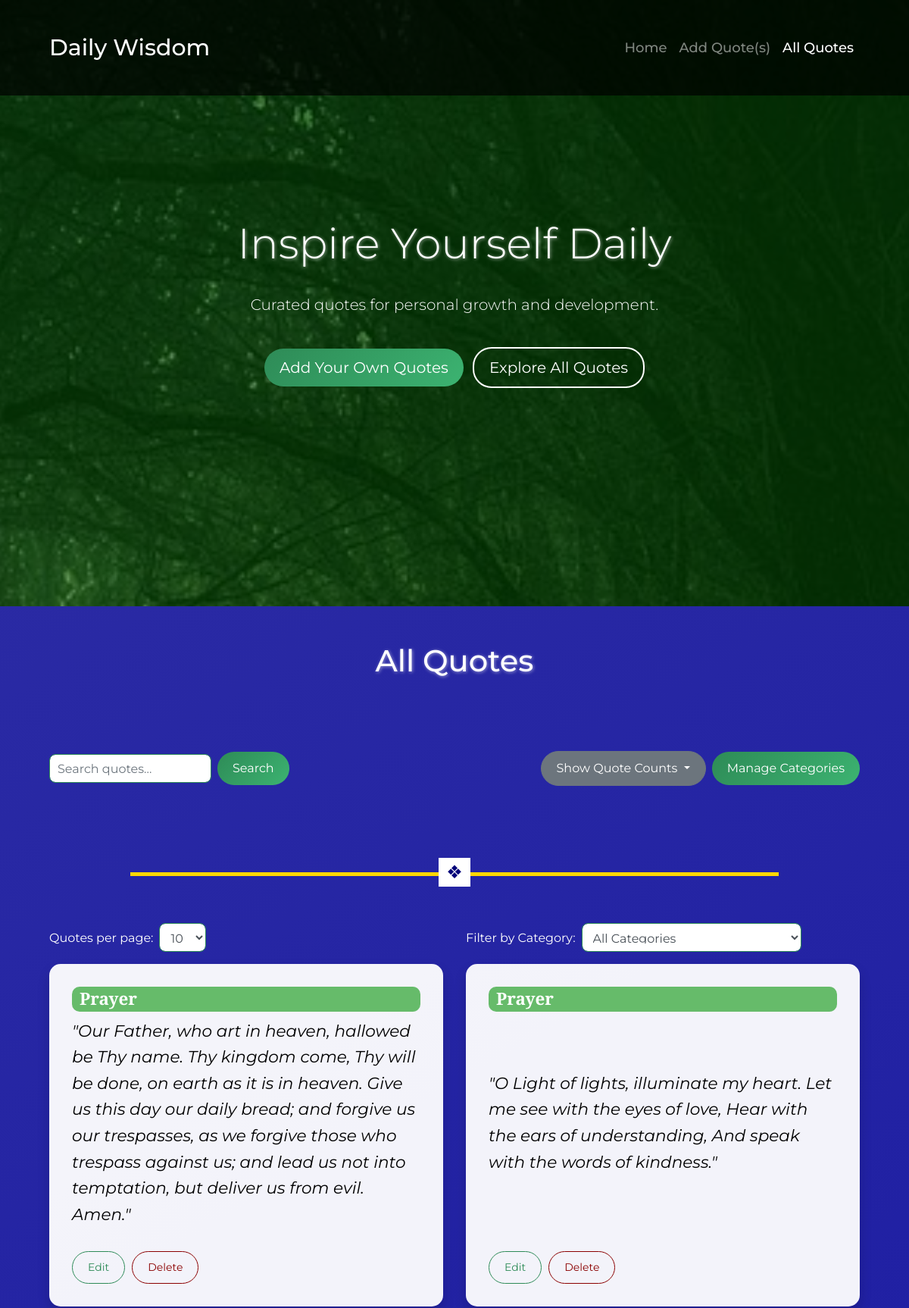
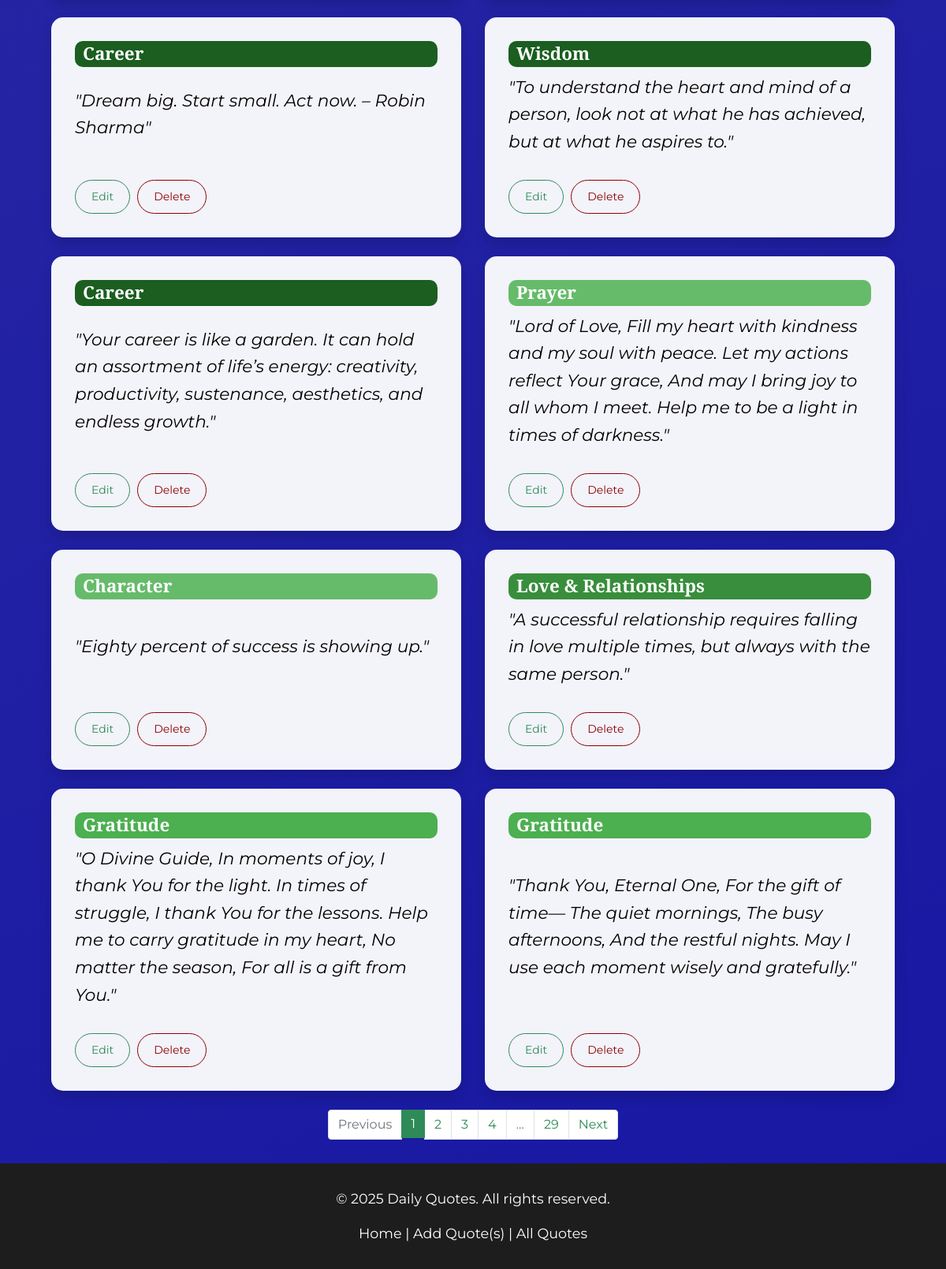
Screenshot of /all_quotes with the database file from the repository (2 pictures, top to bottom).
### tables this page shows
CREATE TABLE quotes (
            id INTEGER PRIMARY KEY AUTOINCREMENT,
            text TEXT NOT NULL
        , category TEXT NOT NULL DEFAULT 'Uncategorized');

### routes/quotes.py (the view)
@quotes_bp.route('/all_quotes')
def all_quotes():
    from flask import session
    import random
    per_page = request.args.get('per_page', 10, type=int)
    page = request.args.get('page', 1, type=int)
    category_filter = request.args.get('category', '', type=str)
    search_query = request.args.get('search', '').strip()  # NEW
    shuffle_flag = request.args.get('shuffle', '0')  # '0' by default
    old_category = session.get('random_category', None)
    old_search = session.get('random_search', None)  # store last known search in session
    if 'random_ids' not in session or old_category != category_filter or old_search != search_query:
        session.pop('random_ids', None)
        session['random_category'] = category_filter
        session['random_search'] = search_query
        conn = get_db_connection()
        where_clauses = []
        params = []
        if category_filter:
            where_clauses.append("category = ?")
            params.append(category_filter)
        if search_query:
            where_clauses.append("(text LIKE ? OR category LIKE ?)")
            params.append(f"%{search_query}%")
            params.append(f"%{search_query}%")
        where_sql = ""
        if where_clauses:
            where_sql = "WHERE " + " AND ".join(where_clauses)
        sql = f"SELECT id FROM quotes {where_sql}"
        rows = conn.execute(sql, params).fetchall()
        conn.close()
        quote_ids = [r['id'] for r in rows]
        random.shuffle(quote_ids)
        session['random_ids'] = quote_ids
    quote_ids = session['random_ids']
    total_quotes = len(quote_ids)
    total_pages = (total_quotes + per_page - 1) // per_page
    if page < 1:
        page = 1
    elif page > total_pages and total_pages > 0:
        page = total_pages
    start_idx = (page - 1) * per_page
    end_idx = start_idx + per_page
    page_ids = quote_ids[start_idx:end_idx]  # slice the current page's IDs
    if not page_ids:
        quotes = []
    else:
        placeholders = ','.join(['?'] * len(page_ids))
        conn = get_db_connection()
        rows = conn.execute(
            f"SELECT * FROM quotes WHERE id IN ({placeholders})",
            page_ids
        ).fetchall()
        conn.close()
        rows_dict = {row['id']: row for row in rows}
        quotes = [rows_dict[q_id] for q_id in page_ids if q_id in rows_dict]
    pages_to_show = []
    if total_pages <= 5:
        pages_to_show = list(range(1, total_pages + 1))
    else:
        pages_to_show.append(1)
        if page > 3:
            pages_to_show.append('...')
        if page <= 3:
            pages_to_show.extend([2, 3, 4])
        elif page >= total_pages - 2:
            pages_to_show.extend([total_pages - 3, total_pages - 2, total_pages - 1])
        else:
            pages_to_show.extend([page - 1, page, page + 1])
        if page < total_pages - 2:
            pages_to_show.append('...')
        pages_to_show.append(total_pages)
    pages_to_show = [x for i, x in enumerate(pages_to_show) if x not in pages_to_show[:i]]
    shades_of_green = [
        "#66bb6a",
        "#4caf50",
        "#388e3c",
        "#2e7d32",
        "#1b5e20",
        "#000000"
    ]
    conn = get_db_connection()
    categories = [
        row['name']
        for row in conn.execute('SELECT name FROM categories ORDER BY "order" ASC').fetchall()
    ]
    conn.close()
    return render_template(
        'all_quotes.html',
        quotes=quotes,
        page=page,
        per_page=per_page,
        total_pages=total_pages,
        categories=categories,
        category_filter=category_filter,
        search_query=search_query,  # pass to template
        shades_of_green=shades_of_green,
        pages_to_show=pages_to_show
    )

### __init__.py (called while the page is built)
def create_app():
    app = Flask(__name__)
    app.secret_key = secrets.token_hex(32)
    init_db()
    from routes.quotes import quotes_bp
    from routes.categories import categories_bp
    app.register_blueprint(quotes_bp)
    app.register_blueprint(categories_bp)
    @app.context_processor
    def inject_current_year():
        from datetime import datetime
        return {'current_year': datetime.utcnow().year}
    return app

### models.py (called while the page is built)
def get_db_connection():
    conn = sqlite3.connect('quotes.db')
    conn.row_factory = sqlite3.Row
    return conn

### templates/all_quotes.html (shortened to what this page needs)
{% extends 'base.html' %}
{% block content %}
<div class="all-quotes-container">
    <h1 class="my-5 mb-5 text-center">All Quotes</h1>
        <div class="d-flex justify-content-between align-items-center my-6">
            <form method="get" action="{{ url_for('quotes.all_quotes') }}" class="form-inline my-5">
            <input type="text" name="search" class="form-control mr-2" placeholder="Search quotes..."
                    value="{{ request.args.get('search', '') }}">
            <button type="submit" class="btn btn-primary mr-3">Search</button>
            </form>
            <div class="d-flex align-items-center">
                <div class="dropdown mr-2">
                  <button id="toggleCountsBtn" class="btn btn-secondary dropdown-toggle"
                          type="button" data-toggle="dropdown" aria-haspopup="true"
                          aria-expanded="false">
                    Show Quote Counts
                  </button>
                </div>
                <a href="{{ url_for('categories.manage_categories') }}" class="btn btn-primary">
                  Manage Categories
                </a>
              </div>
        </div>
        <div class="quote-divider-all-quotes my-5"></div>
        <div class="row mb-3">
        <div class="col-md-6">
            <form method="get" action="{{ url_for('quotes.all_quotes') }}" class="form-inline">
                <label for="per_page" class="mr-2">Quotes per page:</label>
                <select name="per_page" id="per_page" class="form-control mr-2" onchange="this.form.submit()">
                    <option value="10" {% if per_page == 10 %}selected{% endif %}>10</option>
                </select>
            </form>
        </div>
        <div class="col-md-6 text-right">
            <form method="get" action="{{ url_for('quotes.all_quotes') }}" class="form-inline">
                <label for="category_filter" class="mr-2">Filter by Category:</label>
                <select name="category" id="category_filter" class="form-control mr-2" onchange="this.form.submit()">
                    <option value="">All Categories</option>
                </select>
            </form>
        </div>
    </div>
    <div class="row">
        {% for quote in quotes %}
        {% set category_index = categories.index(quote['category']) if quote['category'] in categories else 0 %}            {% set color = shades_of_green[category_index % shades_of_green|length] %}
            {% set is_dark = (color == '#000000' or color == '#1b5e20') %}
            <div class="col-md-6 mb-4">
                <div class="card h-100">
                    <div class="card-body">
                        <span class="badge mb-2 category-badge {% if is_dark %}dark-background{% endif %}" style="background-color: {{ color }};">
                            {{ quote['category'] }}
                        </span>
                        <p class="card-text">"{{ quote['text'] }}"</p>
                        <div class="quote-actions mt-3">
                            <a href="{{ url_for('quotes.edit_quote', id=quote['id']) }}" class="btn btn-sm btn-outline-primary">Edit</a>
                            <form action="{{ url_for('quotes.delete_quote', id=quote['id']) }}" method="post" style="display:inline;" onsubmit="return confirmDelete();">
                                <button type="submit" class="btn btn-sm btn-outline-danger">Delete</button>
                            </form>
                        </div>
                    </div>
                </div>
            </div>
        {% endfor %}
    </div>
    <nav aria-label="Page navigation">
        <ul class="pagination justify-content-center">
            {% if page > 1 %}
                <li class="page-item">
                    <a class="page-link" href="{{ url_for('quotes.all_quotes', page=page-1, per_page=per_page, category=category_filter) }}">Previous</a>
                </li>
            {% else %}
                <li class="page-item disabled">
                    <span class="page-link">Previous</span>
                </li>
            {% endif %}
            {% for p in pages_to_show %}
                {% if p == '...' %}
                    <li class="page-item disabled"><span class="page-link">...</span></li>
                {% elif p == page %}
                    <li class="page-item active">
                        <span class="page-link">{{ p }}</span>
                    </li>
                {% else %}
                    <li class="page-item">
                        <a class="page-link" href="{{ url_for('quotes.all_quotes', page=p, per_page=per_page, category=category_filter) }}">{{ p }}</a>
                    </li>
                {% endif %}
            {% endfor %}
            {% if page < total_pages %}
                <li class="page-item">
                    <a class="page-link" href="{{ url_for('quotes.all_quotes', page=page+1, per_page=per_page, category=category_filter) }}">Next</a>
                </li>
            {% else %}
                <li class="page-item disabled">
                    <span class="page-link">Next</span>
                </li>
            {% endif %}
        </ul>
    </nav>
</div>
{% endblock %}

### static/styles.css (style rules this page uses)
h1 { margin-bottom: 30px; text-shadow: 1px 1px 4px rgba(255, 255, 255, 0.5); font-size: 2.5em; margin-bottom: 30px; color: #ffffff; }
.card { background-color: rgba(255, 255, 255, 0.95); border: 3px; border-radius: 15px; box-shadow: 0 8px 16px rgba(0, 0, 0, 0.15); transition: transform 0.3s ease, box-shadow 0.3s ease; display: flex; flex: 1; flex-direction: column; height: 100%; justify-content: space-between; opacity: 1; transition: opacity 0.5s ease-in; }
.card .card-text { font-size: 1.35rem; line-height: 1.6; font-style: italic; color: #000000; font-family: 'Montserrat', sans-serif; }
.card-body { display: flex; flex-direction: column; justify-content: space-between; height: 100%; padding: 30px; }
.card .badge { font-size: 1.4rem; padding: 5px 10px; background-color: #2e8b57; color: #fff; border-radius: 10px; display: inline-block; text-align: left; font-family: 'Playfair Display', serif; }
.card .btn-outline-primary { color: #2e8b57; border-color: #2e8b57; margin-right: 5px; transition: background-color 0.3s, color 0.3s; }
.card .btn-outline-danger { color: #8b0000; border-color: #8b0000; transition: background-color 0.3s, color 0.3s; }
.category-badge, .quote-text { opacity: 1; transition: opacity 0.5s ease-in; font-family: 'Montserrat', sans-serif; }
.btn { border-radius: 25px; padding: 10px 20px; transition: background-color 0.3s, transform 0.3s; }
.btn-primary { background: linear-gradient(135deg, #2e8b57, #3cb371); border: none; color: #fff; transition: transform 0.3s ease, box-shadow 0.3s ease; }
.form-control { border-radius: 8px; padding: 10px; border: 1px solid #2e8b57; }
a { color: #2e8b57; text-decoration: none; transition: color 0.3s; }
.pagination .page-link { color: #2e8b57; transition: background-color 0.3s, color 0.3s; }
.pagination .page-item.active .page-link { background-color: #2e8b57; color: #fff; border: none; }
.quote-divider-all-quotes { margin: 40px 0; display: block; position: relative; text-align: center; transition: opacity 0.5s ease-in; opacity: 1 !important; animation: none; }
.quote-divider-all-quotes::before { content: ""; display: block; border-top: 5px solid gold; position: absolute; top: 50%; left: 10%; width: 80%; z-index: 1; }
.quote-divider-all-quotes::after { content: "❖"; display: inline-block; background: #fff; padding: 0 10px; position: relative; z-index: 2; font-size: 24px; color: #000079; animation: symbolFadeIn 0.5s ease-in; }
.all-quotes-container label { color: white; }

### rows the page displays
quotes: category "Prayer", text "Our Father, who art in heaven, hallowed be Thy name. Thy kingdom come, Thy will be done, on earth as it is in heaven. Give us this day our daily bread; and forgive us our trespasses, as we forgive those who trespass against us; and lead us not into temptation, but deliver us from evil. Amen."
quotes: category "Prayer", text "O Light of lights, illuminate my heart. Let me see with the eyes of love, Hear with the ears of understanding, And speak with the words of kindness."
quotes: category "Career", text "Dream big. Start small. Act now. – Robin Sharma"
quotes: category "Wisdom", text "To understand the heart and mind of a person, look not at what he has achieved, but at what he aspires to."
quotes: category "Career", text "Your career is like a garden. It can hold an assortment of life’s energy: creativity, productivity, sustenance, aesthetics, and endless growth."
quotes: category "Prayer", text "Lord of Love, Fill my heart with kindness and my soul with peace. Let my actions reflect Your grace, And may I bring joy to all whom I meet. Help me to be a light in times of darkness."
quotes: category "Character", text "Eighty percent of success is showing up."
quotes: category "Love & Relationships", text "A successful relationship requires falling in love multiple times, but always with the same person."
quotes: category "Gratitude", text "O Divine Guide, In moments of joy, I thank You for the light. In times of struggle, I thank You for the lessons. Help me to carry gratitude in my heart, No matter the season, For all is a gift from You."
quotes: category "Gratitude", text "Thank You, Eternal One, For the gift of time— The quiet mornings, The busy afternoons, And the restful nights. May I use each moment wisely and gratefully."

### other values shown
{{ p }} "1"
{{ p }} "2" "3" "4" "29"
